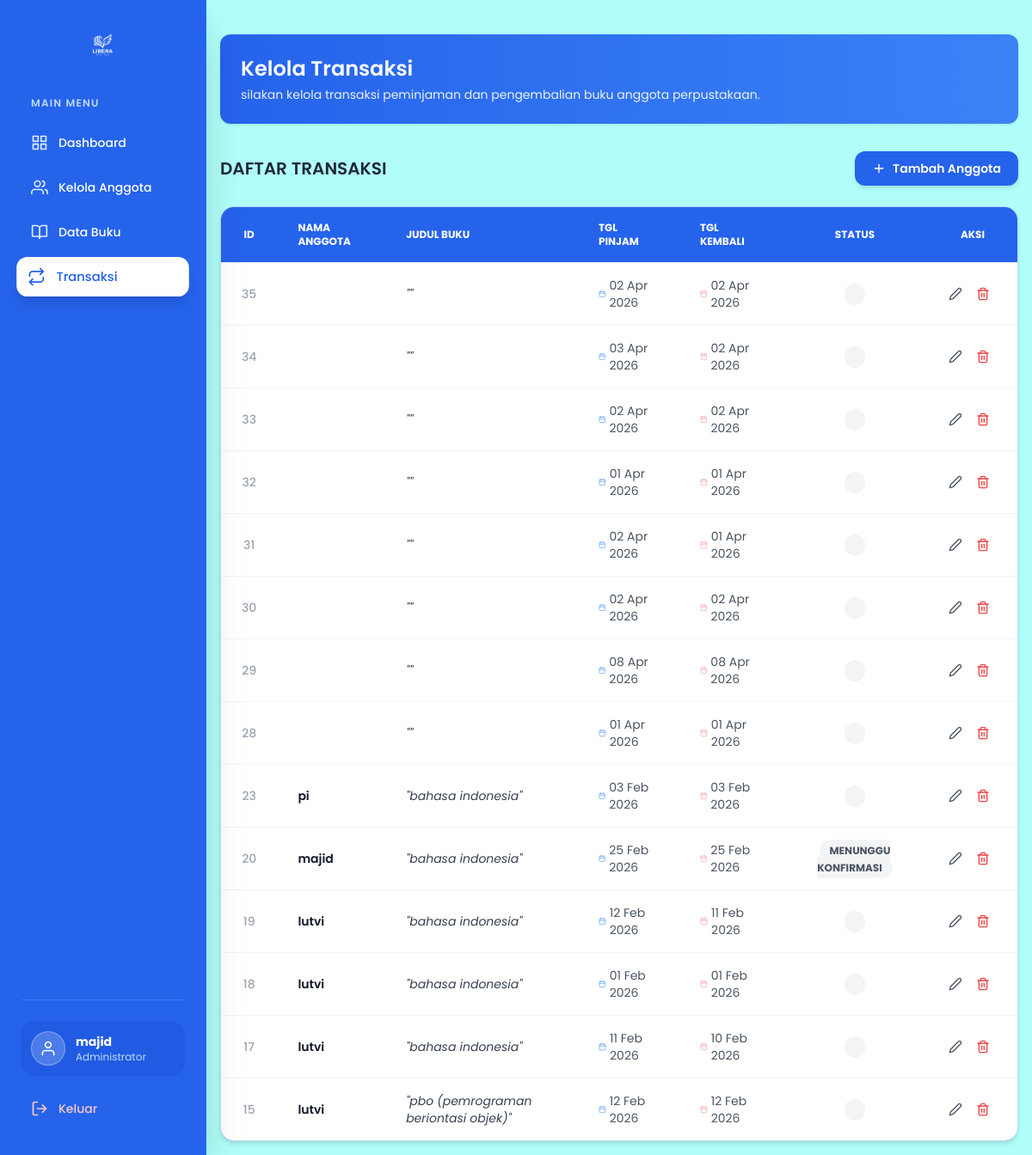
The app's page /Libera/admin/transaksi.php (signed in) with its own data.
### tables this page shows
CREATE TABLE `transaksi` (
  `id_transaksi` int(11) NOT NULL,
  `id_anggota` int(11) DEFAULT NULL,
  `id_users` int(11) NOT NULL,
  `nama` varchar(100) NOT NULL,
  `judul_buku` varchar(255) NOT NULL,
  `tanggal_pinjam` date NOT NULL,
  `tanggal_kembali` date NOT NULL,
  `status` enum('menunggu konfirmasi','disetujui','ditolak') NOT NULL,
  `id_buku` int(11) DEFAULT NULL,
  `total_pinjam` int(11) NOT NULL
);

### Libera/admin/transaksi.php (the view, shortened to what this page needs)
<?php
include '../config/koneksi.php';
$query = "SELECT * FROM transaksi ORDER BY id_transaksi DESC";
$result = mysqli_query($koneksi, $query);
?>
<!DOCTYPE html>
<html lang="en">
<head>
    <script src="https://cdn.tailwindcss.com"></script>
</head>
<body class="bg-[#B0FFFA]">
    <?php include 'partials/sidebar.php'; ?>
    <main class="ml-60 p-4 min-h-screen">
        <section>
            <div class="mt-6 bg-gradient-to-r from-blue-600 to-blue-500 p-6 rounded-xl shadow text-white">
                <h2 class="text-2xl font-semibold mb-1">
                    Kelola Transaksi
                </h2>
                <p class="text-sm opacity-90">
                    silakan kelola transaksi peminjaman dan pengembalian buku anggota perpustakaan.
                </p>
            </div>
            <div class="mt-8 flex justify-between items-center mb-6">
                <h2 class="text-xl font-semibold text-gray-800">DAFTAR TRANSAKSI</h2>
                <a href="../admin/tambah_anggota.php"
                    class="flex items-center gap-2 px-5 py-2.5 bg-blue-600 text-white font-semibold rounded-xl hover:bg-blue-700 transition-all shadow-md hover:shadow-lg text-sm">
                    <i data-feather="plus" class="w-4 h-4"></i>
                    Tambah Anggota
                </a>
            </div>
            <div class="mt-4 relative overflow-hidden bg-blue-300 shadow-md rounded-2xl border border-blue-200">
                <table class="w-full text-sm text-left text-gray-600">
                    <thead class="text-xs uppercase bg-blue-600 text-white border-b border-gray-200">
                        <tr>
                            <th class="px-6 py-4 font-bold text-center">ID</th>
                            <th class="px-6 py-4 font-bold">Nama Anggota</th>
                            <th class="px-6 py-4 font-bold">Judul Buku</th>
                            <th class="px-6 py-4 font-bold">Tgl Pinjam</th>
                            <th class="px-6 py-4 font-bold">Tgl Kembali</th>
                            <th class="px-6 py-4 font-bold text-center">Status</th>
                            <th class="px-6 py-4 font-bold text-center">Aksi</th>
                        </tr>
                    </thead>
                    <tbody class="divide-y divide-gray-100 bg-white">
                        <?php
                        while ($row = mysqli_fetch_assoc($result)) {
                            $status_class = "";
                            if ($row['status'] == 'dipinjam') {
                                $status_class = "bg-orange-100 text-orange-600";
                            } elseif ($row['status'] == 'kembali') {
                                $status_class = "bg-green-100 text-green-600";
                            } else {
                                $status_class = "bg-gray-100 text-gray-600";
                            }
                            ?>
                            <tr class="hover:bg-blue-50/50 transition-colors">
                                <td class="px-6 py-4 text-center font-medium text-gray-400">
                                    <?php echo $row['id_transaksi']; ?>
                                </td>
                                <td class="px-6 py-4">
                                    <div class="font-semibold text-gray-900">
                                        <?php echo isset($row['nama']) ? $row['nama'] : '-'; ?></div>
                                </td>
                                <td class="px-6 py-4">
                                    <div class="text-gray-700 italic">"<?php echo $row['judul_buku']; ?>"</div>
                                </td>
                                <td class="px-6 py-4">
                                    <span class="flex items-center gap-1">
                                        <i data-feather="calendar" class="w-3 h-3 text-blue-400"></i>
                                        <?php echo date('d M Y', strtotime($row['tanggal_pinjam'])); ?>
                                    </span>
                                </td>
                                <td class="px-6 py-4">
                                    <span class="flex items-center gap-1">
                                        <i data-feather="calendar" class="w-3 h-3 text-red-300"></i>
                                        <?php echo date('d M Y', strtotime($row['tanggal_kembali'])); ?>
                                    </span>
                                </td>
                                <td class="px-6 py-4 text-center">
                                    <span
                                        class="px-3 py-1 rounded-full text-xs font-bold uppercase <?php echo $status_class; ?>">
                                        <?php echo $row['status']; ?>
                                    </span>
                                </td>
                                <td class="px-6 py-4">
                                    <div class="flex items-center justify-center gap-2">
                                       <a href="edit_transaksi.php?id_transaksi=<?php echo $row['id_transaksi']; ?>
                                            class="p-2 text-blue-600 hover:bg-blue-100 rounded-lg transition-all"
                                            title="Edit Transaksi">
                                            <i data-feather="edit-2" class="w-4 h-4"></i>
                                        </a>
                                        <a href="../aksi/aksi_hapus_transaksi.php?id_transaksi=<?php echo $row['id_transaksi']; ?>
                                            onclick="return confirm('Yakin ingin menghapus data transaksi ini?')"
                                            class="p-2 text-red-500 hover        :bg-red-50 rounded-lg transition-all"
                                            title="Hapus">
                                            <i data-feather="trash-2" class="w-4 h-4"></i>
                                        </a>
                                    </div>
                                </td>
                            </tr>
                            <?php
                        }
                        ?>
                    </tbody>
                </table>
            </div>
        </section>
    </main>
</body>
</html>

### Libera/admin/transaksi.php (style rules this page uses)
body { font-family: 'Poppins', sans-serif; }

### records on screen
transaksi: id_transaksi "35", tanggal_pinjam "02 Apr 2026", tanggal_kembali "02 Apr 2026"
transaksi: id_transaksi "34", tanggal_pinjam "03 Apr 2026", tanggal_kembali "02 Apr 2026"
transaksi: id_transaksi "33", tanggal_pinjam "02 Apr 2026", tanggal_kembali "02 Apr 2026"
transaksi: id_transaksi "32", tanggal_pinjam "01 Apr 2026", tanggal_kembali "01 Apr 2026"
transaksi: id_transaksi "31", tanggal_pinjam "02 Apr 2026", tanggal_kembali "01 Apr 2026"
transaksi: id_transaksi "30", tanggal_pinjam "02 Apr 2026", tanggal_kembali "02 Apr 2026"
transaksi: id_transaksi "29", tanggal_pinjam "08 Apr 2026", tanggal_kembali "08 Apr 2026"
transaksi: id_transaksi "28", tanggal_pinjam "01 Apr 2026", tanggal_kembali "01 Apr 2026"
transaksi: id_transaksi "23", nama "pi", judul_buku "bahasa indonesia", tanggal_pinjam "03 Feb 2026", tanggal_kembali "03 Feb 2026"
transaksi: id_transaksi "20", nama "majid", judul_buku "bahasa indonesia", tanggal_pinjam "25 Feb 2026", tanggal_kembali "25 Feb 2026", status "MENUNGGU KONFIRMASI"
transaksi: id_transaksi "19", nama "lutvi", judul_buku "bahasa indonesia", tanggal_pinjam "12 Feb 2026", tanggal_kembali "11 Feb 2026"
transaksi: id_transaksi "18", nama "lutvi", judul_buku "bahasa indonesia", tanggal_pinjam "01 Feb 2026", tanggal_kembali "01 Feb 2026"
transaksi: id_transaksi "17", nama "lutvi", judul_buku "bahasa indonesia", tanggal_pinjam "11 Feb 2026", tanggal_kembali "10 Feb 2026"
transaksi: id_transaksi "15", nama "lutvi", judul_buku "pbo (pemrograman beriontasi objek)", tanggal_pinjam "12 Feb 2026", tanggal_kembali "12 Feb 2026"

### other values on screen
$_SESSION['username'] "majid"
